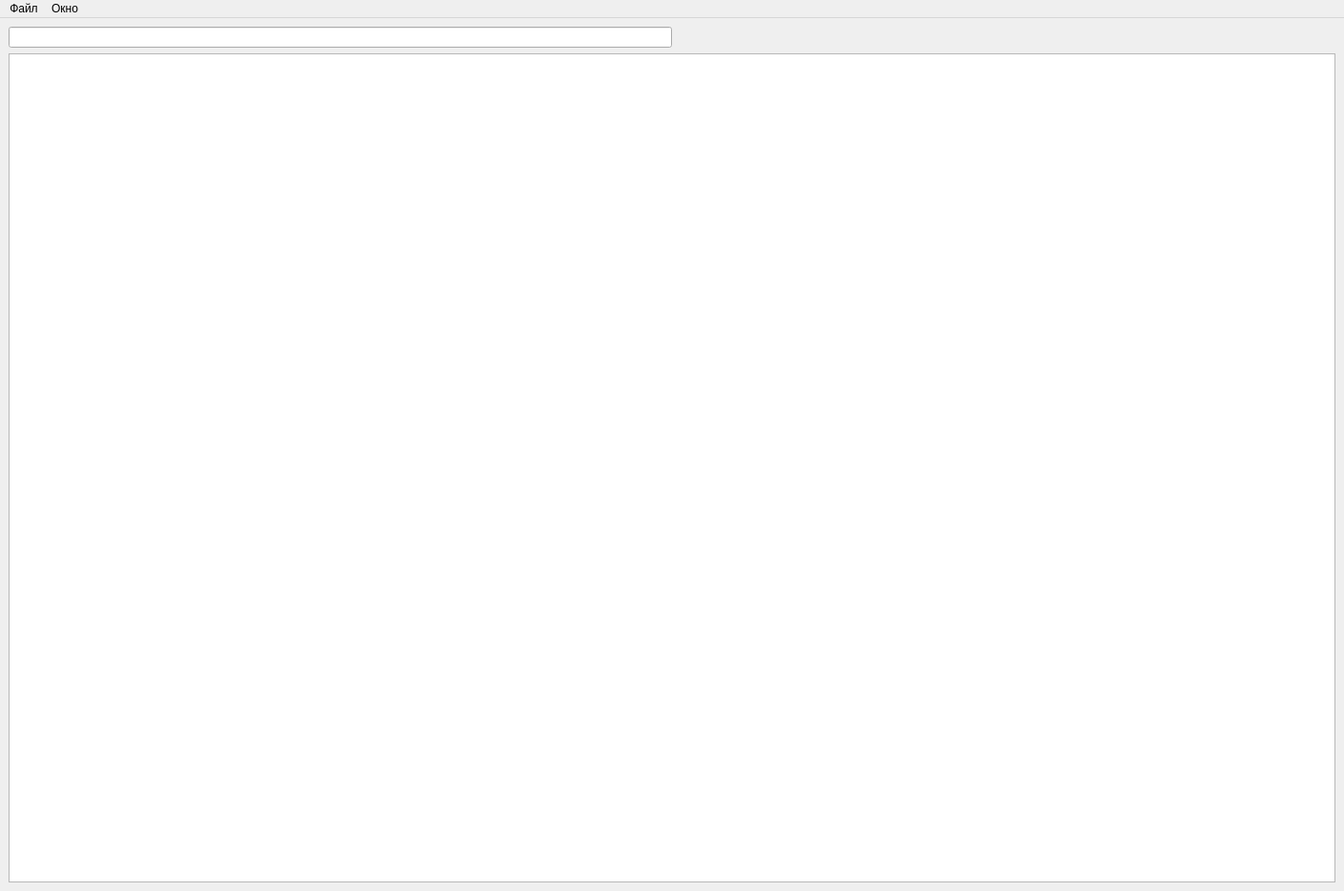
<?xml version="1.0" encoding="UTF-8"?>
<ui version="4.0">
 <class>CardWindow</class>
 <widget class="QMainWindow" name="CardWindow">
  <property name="geometry">
   <rect>
    <x>0</x>
    <y>0</y>
    <width>1410</width>
    <height>935</height>
   </rect>
  </property>
  <property name="windowTitle">
   <string notr="true">Карты</string>
  </property>
  <widget class="QWidget" name="centralwidget">
   <layout class="QGridLayout" name="gridLayout">
    <item row="0" column="0">
     <layout class="QVBoxLayout" name="verticalLayout">
      <item>
       <layout class="QHBoxLayout" name="horizontalLayout">
        <item>
         <widget class="QLineEdit" name="searchEdit"/>
        </item>
        <item>
         <spacer name="horizontalSpacer">
          <property name="orientation">
           <enum>Qt::Horizontal</enum>
          </property>
          <property name="sizeHint" stdset="0">
           <size>
            <width>40</width>
            <height>20</height>
           </size>
          </property>
         </spacer>
        </item>
       </layout>
      </item>
      <item>
       <widget class="QTableView" name="cardTableView">
        <attribute name="verticalHeaderVisible">
         <bool>false</bool>
        </attribute>
       </widget>
      </item>
     </layout>
    </item>
   </layout>
  </widget>
  <widget class="QMenuBar" name="menubar">
   <property name="geometry">
    <rect>
     <x>0</x>
     <y>0</y>
     <width>1410</width>
     <height>30</height>
    </rect>
   </property>
   <widget class="QMenu" name="menuFile">
    <property name="title">
     <string notr="true">Файл</string>
    </property>
    <addaction name="actionClose"/>
   </widget>
   <widget class="QMenu" name="menuWindow">
    <property name="title">
     <string>Окно</string>
    </property>
   </widget>
   <addaction name="menuFile"/>
   <addaction name="menuWindow"/>
  </widget>
  <action name="actionClose">
   <property name="text">
    <string notr="true">Закрыть</string>
   </property>
  </action>
 </widget>
 <resources/>
 <connections/>
</ui>
